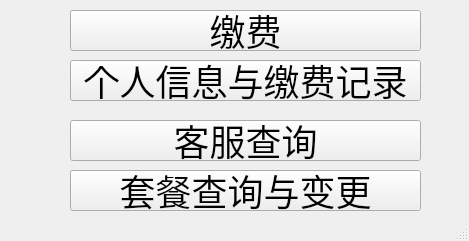
<?xml version="1.0" encoding="UTF-8"?>
<ui version="4.0">
 <class>userWindow</class>
 <widget class="QMainWindow" name="userWindow">
  <property name="geometry">
   <rect>
    <x>0</x>
    <y>0</y>
    <width>469</width>
    <height>241</height>
   </rect>
  </property>
  <property name="windowTitle">
   <string>MainWindow</string>
  </property>
  <widget class="QWidget" name="centralwidget">
   <widget class="QPushButton" name="pushButton">
    <property name="geometry">
     <rect>
      <x>70</x>
      <y>10</y>
      <width>351</width>
      <height>41</height>
     </rect>
    </property>
    <property name="font">
     <font>
      <pointsize>27</pointsize>
     </font>
    </property>
    <property name="text">
     <string>缴费</string>
    </property>
   </widget>
   <widget class="QPushButton" name="pushButton_2">
    <property name="geometry">
     <rect>
      <x>70</x>
      <y>60</y>
      <width>351</width>
      <height>41</height>
     </rect>
    </property>
    <property name="font">
     <font>
      <pointsize>27</pointsize>
     </font>
    </property>
    <property name="text">
     <string>个人信息与缴费记录</string>
    </property>
   </widget>
   <widget class="QPushButton" name="pushButton_3">
    <property name="geometry">
     <rect>
      <x>70</x>
      <y>120</y>
      <width>351</width>
      <height>41</height>
     </rect>
    </property>
    <property name="font">
     <font>
      <pointsize>27</pointsize>
     </font>
    </property>
    <property name="text">
     <string>客服查询</string>
    </property>
   </widget>
   <widget class="QPushButton" name="pushButton_4">
    <property name="geometry">
     <rect>
      <x>70</x>
      <y>170</y>
      <width>351</width>
      <height>41</height>
     </rect>
    </property>
    <property name="font">
     <font>
      <pointsize>27</pointsize>
     </font>
    </property>
    <property name="text">
     <string>套餐查询与变更</string>
    </property>
   </widget>
  </widget>
  <widget class="QStatusBar" name="statusbar"/>
 </widget>
 <resources/>
 <connections/>
</ui>
